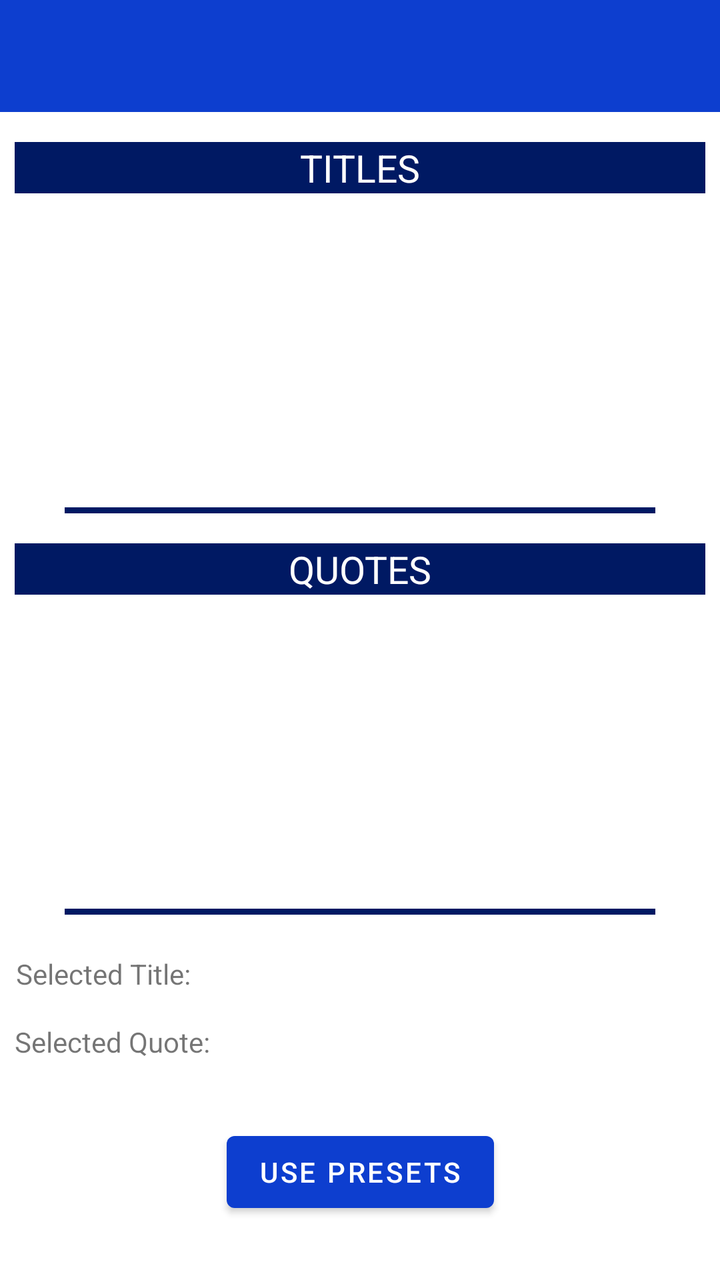
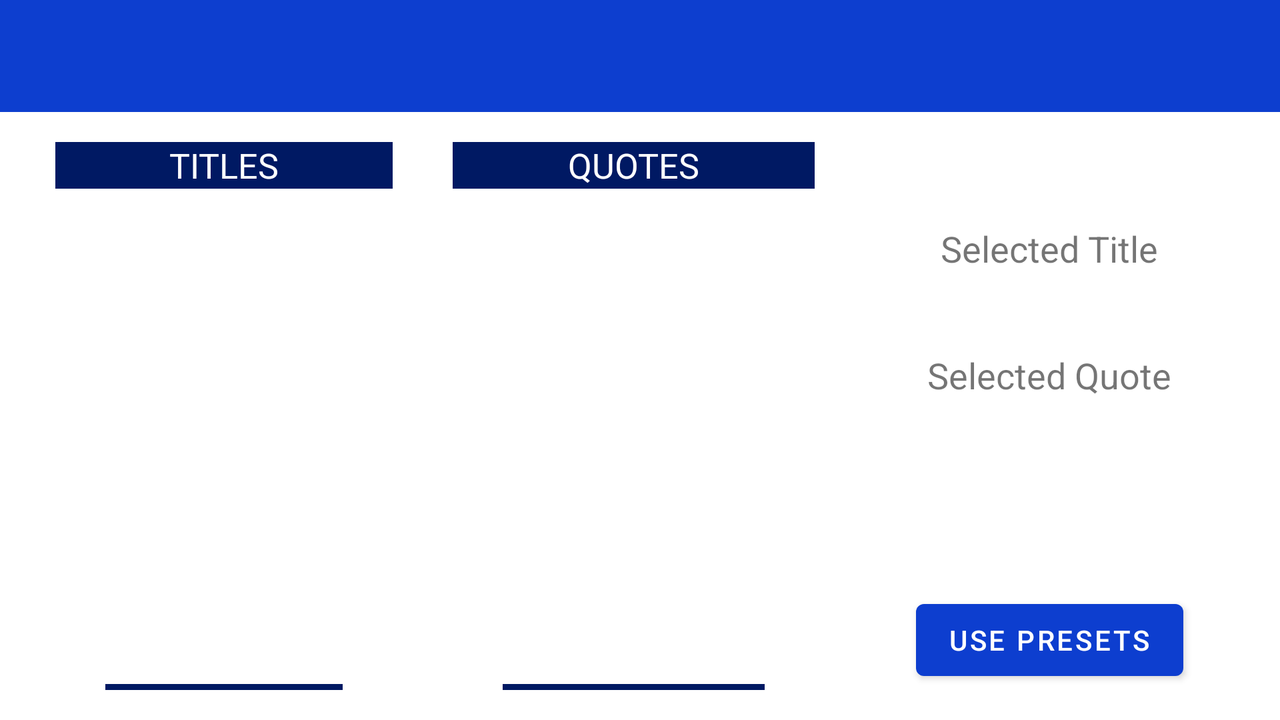

Compare how this app lays out the same screen by default and in its alternative resource folder. The renders come first, then the two layout files and the values they reference.
<!-- AndroidManifest.xml: application theme Theme.PosterGenerator -->
<!-- res/layout/activity_presets.xml -->
<?xml version="1.0" encoding="utf-8"?>
<androidx.drawerlayout.widget.DrawerLayout xmlns:android="http://schemas.android.com/apk/res/android"
    xmlns:app="http://schemas.android.com/apk/res-auto"
    xmlns:tools="http://schemas.android.com/tools"
    android:id="@+id/drawer_layout"
    android:layout_width="match_parent"
    android:layout_height="match_parent"
    android:fitsSystemWindows="true"
    tools:context=".PresetsActivity">

    <androidx.constraintlayout.widget.ConstraintLayout
        android:layout_width="match_parent"
        android:layout_height="match_parent">

        <androidx.appcompat.widget.Toolbar
            android:id="@+id/toolbar"
            android:layout_width="match_parent"
            android:layout_height="?attr/actionBarSize"
            android:layout_alignParentTop="true"
            android:background="?attr/colorPrimary"
            app:layout_constraintStart_toStartOf="parent"
            app:layout_constraintTop_toTopOf="parent" />

        <TextView
            android:id="@+id/textView6"
            style="@style/Heading"
            android:layout_width="0dp"
            android:layout_height="0dp"
            android:layout_marginTop="15dp"
            android:gravity="center"
            android:text="@string/quotes"
            app:autoSizeMaxTextSize="300sp"
            app:autoSizeMinTextSize="8sp"
            app:autoSizeTextType="uniform"
            app:layout_constraintEnd_toStartOf="@+id/guideline3"
            app:layout_constraintHeight_percent="0.04"
            app:layout_constraintStart_toStartOf="@+id/guideline2"
            app:layout_constraintTop_toBottomOf="@+id/recycleViewTitles" />

        <TextView
            android:id="@+id/textView3"
            style="@style/Heading"
            android:layout_width="0dp"
            android:layout_height="0dp"
            android:layout_marginTop="15dp"
            android:gravity="center"
            android:text="@string/titles"
            app:autoSizeMaxTextSize="300sp"
            app:autoSizeMinTextSize="8sp"
            app:autoSizeTextType="uniform"
            app:layout_constraintEnd_toStartOf="@+id/guideline3"
            app:layout_constraintHeight_percent="0.04"
            app:layout_constraintStart_toStartOf="@+id/guideline2"
            app:layout_constraintTop_toBottomOf="@+id/toolbar" />

        <androidx.constraintlayout.widget.Guideline
            android:id="@+id/guideline2"
            android:layout_width="wrap_content"
            android:layout_height="wrap_content"
            android:orientation="vertical"
            app:layout_constraintGuide_percent="0.02" />

        <androidx.constraintlayout.widget.Guideline
            android:id="@+id/guideline3"
            android:layout_width="wrap_content"
            android:layout_height="wrap_content"
            android:orientation="vertical"
            app:layout_constraintGuide_percent="0.98" />

        <TextView
            android:id="@+id/SelectedQuoteView"
            android:layout_width="wrap_content"
            android:layout_height="wrap_content"
            android:layout_marginTop="15dp"
            android:layout_weight="0.25"
            android:text="@string/selected_quote"
            app:layout_constraintStart_toStartOf="@+id/guideline2"
            app:layout_constraintTop_toBottomOf="@+id/SelectedTitleView" />

        <TextView
            android:id="@+id/chosenPresetTitleView"
            android:layout_width="0dp"
            android:layout_height="wrap_content"
            android:layout_marginStart="35dp"
            android:layout_weight="1"
            android:text=""
            app:layout_constraintEnd_toStartOf="@+id/guideline3"
            app:layout_constraintStart_toEndOf="@+id/SelectedTitleView"
            app:layout_constraintTop_toTopOf="@+id/SelectedTitleView" />

        <TextView
            android:id="@+id/SelectedTitleView"
            android:layout_width="wrap_content"
            android:layout_height="wrap_content"
            android:layout_marginStart="8dp"
            android:layout_marginTop="20dp"
            android:layout_weight="0.25"
            android:text="@string/selected_title"
            app:layout_constraintStart_toStartOf="parent"
            app:layout_constraintTop_toBottomOf="@+id/recycleViewQuotes" />

        <TextView
            android:id="@+id/chosenPresetQuoteView"
            android:layout_width="0dp"
            android:layout_height="wrap_content"
            android:layout_weight="1"
            android:text=""
            app:layout_constraintEnd_toStartOf="@+id/guideline3"
            app:layout_constraintStart_toStartOf="@+id/chosenPresetTitleView"
            app:layout_constraintTop_toTopOf="@+id/SelectedQuoteView" />

        <androidx.recyclerview.widget.RecyclerView
            android:id="@+id/recycleViewTitles"
            android:layout_width="0dp"
            android:layout_height="0dp"
            android:background="@drawable/trim"
            app:layout_constraintEnd_toStartOf="@+id/guideline3"
            app:layout_constraintHeight_percent="0.25"
            app:layout_constraintStart_toStartOf="@+id/guideline2"
            app:layout_constraintTop_toBottomOf="@+id/textView3">

        </androidx.recyclerview.widget.RecyclerView>

        <androidx.recyclerview.widget.RecyclerView
            android:id="@+id/recycleViewQuotes"
            android:layout_width="0dp"
            android:layout_height="0dp"
            android:background="@drawable/trim"
            app:layout_constraintEnd_toStartOf="@+id/guideline3"
            app:layout_constraintHeight_percent="0.25"
            app:layout_constraintStart_toStartOf="@+id/guideline2"
            app:layout_constraintTop_toBottomOf="@+id/textView6">

        </androidx.recyclerview.widget.RecyclerView>

        <Button
            android:id="@+id/usePresetButton"
            android:layout_width="wrap_content"
            android:layout_height="wrap_content"
            android:layout_marginBottom="30dp"
            android:onClick="goToMain"
            android:text="@string/use_presets"
            app:layout_constraintBottom_toBottomOf="parent"
            app:layout_constraintEnd_toStartOf="@+id/guideline3"
            app:layout_constraintStart_toStartOf="@+id/guideline2"
            tools:ignore="UsingOnClickInXml" />

    </androidx.constraintlayout.widget.ConstraintLayout>

    <com.google.android.material.navigation.NavigationView
        android:id="@+id/navigation"
        android:layout_width="wrap_content"
        android:layout_height="match_parent"
        android:layout_gravity="start"
        app:menu="@menu/navigation_menu" >

    </com.google.android.material.navigation.NavigationView>
</androidx.drawerlayout.widget.DrawerLayout>
<!-- resources referenced by this layout -->
<resources>
  <!-- drawable trim (drawable-v24) -->
  <?xml version="1.0" encoding="utf-8"?>
  <layer-list xmlns:android="http://schemas.android.com/apk/res/android">
      <item android:right="25dp" android:left="25dp">
          <shape android:shape="rectangle">
              <solid android:color="@color/blue_dark"/>
          </shape>
      </item>
      <item android:bottom="3dp">
          <shape android:shape="rectangle" >
              <solid android:color="@color/white" />
          </shape>
      </item>
  </layer-list>
  <string name="quotes">QUOTES</string>
  <string name="selected_quote">Selected Quote:</string>
  <string name="selected_title">Selected Title:</string>
  <string name="titles">TITLES</string>
  <string name="use_presets">USE PRESETS</string>
  <style name="Heading">
          <item name="android:background">@color/blue_dark</item>
          <item name="android:textColor">@color/white</item>
      </style>
  <style name="Theme.PosterGenerator" parent="Theme.MaterialComponents.Light.NoActionBar">
          
          <item name="colorPrimary">@color/blue</item>
          <item name="colorPrimaryVariant">@color/blue_dark</item>
          <item name="colorOnPrimary">@color/white</item>
          
          <item name="colorSecondary">@color/teal_200</item>
          <item name="colorSecondaryVariant">@color/teal_700</item>
          <item name="colorOnSecondary">@color/black</item>
          
          <item name="android:statusBarColor" tools:targetApi="l">?attr/colorPrimaryVariant</item>
          
          <item name="android:windowAnimationStyle">@null</item>
          <item name="drawerArrowStyle">@style/DrawerArrowStyle</item>
      </style>
  <color name="blue_dark">#001963</color>
  <color name="white">#FFFFFFFF</color>
  <color name="blue">#0D3ECF</color>
  <color name="teal_200">#FF03DAC5</color>
  <color name="teal_700">#FF018786</color>
  <color name="black">#FF000000</color>
  <style name="DrawerArrowStyle" parent="@style/Widget.AppCompat.DrawerArrowToggle">
          <item name="spinBars">true</item>
          <item name="color">@android:color/white</item>
      </style>
</resources>
<!-- res/layout-land/activity_presets.xml (the repository's variant of the layout above) -->
<!-- drawn on the phone turned sideways -->
<?xml version="1.0" encoding="utf-8"?>
<androidx.drawerlayout.widget.DrawerLayout xmlns:android="http://schemas.android.com/apk/res/android"
    xmlns:app="http://schemas.android.com/apk/res-auto"
    xmlns:tools="http://schemas.android.com/tools"
    android:id="@+id/drawer_layout"
    android:layout_width="match_parent"
    android:layout_height="match_parent"
    android:fitsSystemWindows="true"
    tools:context=".PresetsActivity">

    <androidx.constraintlayout.widget.ConstraintLayout
        android:layout_width="match_parent"
        android:layout_height="match_parent">

        <androidx.appcompat.widget.Toolbar
            android:id="@+id/toolbar"
            android:layout_width="match_parent"
            android:layout_height="?attr/actionBarSize"
            android:layout_alignParentTop="true"
            android:background="?attr/colorPrimary"
            app:layout_constraintStart_toStartOf="parent"
            app:layout_constraintTop_toTopOf="parent" />

        <TextView
            android:id="@+id/textView6"
            style="@style/Heading"
            android:layout_width="0dp"
            android:layout_height="0dp"
            android:layout_marginStart="15dp"
            android:layout_marginEnd="15dp"
            android:gravity="center"
            android:text="@string/quotes"
            app:autoSizeMaxTextSize="300sp"
            app:autoSizeMinTextSize="8sp"
            app:autoSizeTextType="uniform"
            app:layout_constraintEnd_toStartOf="@+id/guideline9"
            app:layout_constraintHeight_percent="0.065"
            app:layout_constraintHorizontal_bias="0.595"
            app:layout_constraintStart_toStartOf="@+id/guideline11"
            app:layout_constraintTop_toTopOf="@+id/textView3" />

        <androidx.recyclerview.widget.RecyclerView
            android:id="@+id/recycleViewQuotes"
            android:layout_width="0dp"
            android:layout_height="0dp"
            android:layout_marginBottom="15dp"
            android:background="@drawable/trim"
            app:layout_constraintBottom_toBottomOf="parent"
            app:layout_constraintEnd_toEndOf="@+id/textView6"
            app:layout_constraintStart_toStartOf="@+id/textView6"
            app:layout_constraintTop_toBottomOf="@+id/textView6">

        </androidx.recyclerview.widget.RecyclerView>

        <TextView
            android:id="@+id/textView3"
            style="@style/Heading"
            android:layout_width="0dp"
            android:layout_height="0dp"
            android:layout_marginStart="15dp"
            android:layout_marginTop="15dp"
            android:layout_marginEnd="15dp"
            android:gravity="center"
            android:text="@string/titles"
            app:autoSizeMaxTextSize="300sp"
            app:autoSizeMinTextSize="8sp"
            app:autoSizeTextType="uniform"
            app:layout_constraintEnd_toStartOf="@+id/guideline11"
            app:layout_constraintHeight_percent="0.065"
            app:layout_constraintStart_toStartOf="@+id/guideline2"
            app:layout_constraintTop_toBottomOf="@+id/toolbar" />

        <androidx.constraintlayout.widget.Guideline
            android:id="@+id/guideline2"
            android:layout_width="wrap_content"
            android:layout_height="wrap_content"
            android:orientation="vertical"
            app:layout_constraintGuide_percent="0.02" />

        <androidx.constraintlayout.widget.Guideline
            android:id="@+id/guideline9"
            android:layout_width="wrap_content"
            android:layout_height="wrap_content"
            android:orientation="vertical"
            app:layout_constraintGuide_percent="0.66" />

        <androidx.constraintlayout.widget.Guideline
            android:id="@+id/guideline11"
            android:layout_width="wrap_content"
            android:layout_height="wrap_content"
            android:orientation="vertical"
            app:layout_constraintGuide_percent="0.33" />

        <androidx.constraintlayout.widget.Guideline
            android:id="@+id/guideline3"
            android:layout_width="wrap_content"
            android:layout_height="wrap_content"
            android:orientation="vertical"
            app:layout_constraintGuide_percent="0.98" />

        <TextView
            android:id="@+id/SelectedTitleView"
            android:layout_width="wrap_content"
            android:layout_height="wrap_content"
            android:layout_marginTop="56dp"
            android:layout_weight="0.25"
            android:text="@string/selected_title_nc"
            android:textSize="18sp"
            app:layout_constraintEnd_toStartOf="@+id/guideline3"
            app:layout_constraintStart_toStartOf="@+id/guideline9"
            app:layout_constraintTop_toBottomOf="@+id/toolbar" />

        <TextView
            android:id="@+id/chosenPresetTitleView"
            android:layout_width="0dp"
            android:layout_height="wrap_content"
            android:layout_marginStart="15dp"
            android:layout_marginTop="10dp"
            android:layout_marginEnd="15dp"
            android:layout_weight="1"
            android:gravity="center"
            android:text=""
            app:layout_constraintEnd_toStartOf="@+id/guideline3"
            app:layout_constraintStart_toStartOf="@+id/guideline9"
            app:layout_constraintTop_toBottomOf="@+id/SelectedTitleView" />

        <TextView
            android:id="@+id/SelectedQuoteView"
            android:layout_width="wrap_content"
            android:layout_height="wrap_content"
            android:layout_marginTop="10dp"
            android:layout_weight="0.25"
            android:text="@string/selected_quote_nc"
            android:textSize="18sp"
            app:layout_constraintEnd_toEndOf="@+id/SelectedTitleView"
            app:layout_constraintStart_toStartOf="@+id/SelectedTitleView"
            app:layout_constraintTop_toBottomOf="@+id/chosenPresetTitleView" />

        <TextView
            android:id="@+id/chosenPresetQuoteView"
            android:layout_width="0dp"
            android:layout_height="wrap_content"
            android:layout_marginTop="10dp"
            android:layout_weight="1"
            android:text=""
            app:layout_constraintEnd_toEndOf="@+id/chosenPresetTitleView"
            app:layout_constraintStart_toStartOf="@+id/chosenPresetTitleView"
            app:layout_constraintTop_toBottomOf="@+id/SelectedQuoteView" />

        <androidx.recyclerview.widget.RecyclerView
            android:id="@+id/recycleViewTitles"
            android:layout_width="0dp"
            android:layout_height="0dp"
            android:layout_marginBottom="15dp"
            android:background="@drawable/trim"
            app:layout_constraintBottom_toBottomOf="parent"
            app:layout_constraintEnd_toEndOf="@+id/textView3"
            app:layout_constraintStart_toStartOf="@+id/textView3"
            app:layout_constraintTop_toBottomOf="@+id/textView3">

        </androidx.recyclerview.widget.RecyclerView>

        <Button
            android:id="@+id/usePresetButton"
            android:layout_width="wrap_content"
            android:layout_height="wrap_content"
            android:layout_marginBottom="16dp"
            android:onClick="goToMain"
            android:text="@string/use_presets"
            app:layout_constraintBottom_toBottomOf="parent"
            app:layout_constraintEnd_toStartOf="@+id/guideline3"
            app:layout_constraintStart_toStartOf="@+id/guideline9"
            tools:ignore="UsingOnClickInXml" />

    </androidx.constraintlayout.widget.ConstraintLayout>

    <com.google.android.material.navigation.NavigationView
        android:id="@+id/navigation"
        android:layout_width="wrap_content"
        android:layout_height="match_parent"
        android:layout_gravity="start"
        app:menu="@menu/navigation_menu">

    </com.google.android.material.navigation.NavigationView>
</androidx.drawerlayout.widget.DrawerLayout>
<!-- resources referenced by the variant -->
<!-- as the phone turned sideways resolves them -->
<resources>
  <!-- drawable trim (drawable-v24) -->
  <?xml version="1.0" encoding="utf-8"?>
  <layer-list xmlns:android="http://schemas.android.com/apk/res/android">
      <item android:right="25dp" android:left="25dp">
          <shape android:shape="rectangle">
              <solid android:color="@color/blue_dark"/>
          </shape>
      </item>
      <item android:bottom="3dp">
          <shape android:shape="rectangle" >
              <solid android:color="@color/white" />
          </shape>
      </item>
  </layer-list>
  <string name="quotes">QUOTES</string>
  <string name="selected_quote_nc">Selected Quote</string>
  <string name="selected_title_nc">Selected Title</string>
  <string name="titles">TITLES</string>
  <string name="use_presets">USE PRESETS</string>
  <style name="Heading">
          <item name="android:background">@color/blue_dark</item>
          <item name="android:textColor">@color/white</item>
      </style>
  <style name="Theme.PosterGenerator" parent="Theme.MaterialComponents.Light.NoActionBar">
          
          <item name="colorPrimary">@color/blue</item>
          <item name="colorPrimaryVariant">@color/blue_dark</item>
          <item name="colorOnPrimary">@color/white</item>
          
          <item name="colorSecondary">@color/teal_200</item>
          <item name="colorSecondaryVariant">@color/teal_700</item>
          <item name="colorOnSecondary">@color/black</item>
          
          <item name="android:statusBarColor" tools:targetApi="l">?attr/colorPrimaryVariant</item>
          
          <item name="android:windowAnimationStyle">@null</item>
          <item name="drawerArrowStyle">@style/DrawerArrowStyle</item>
      </style>
  <color name="blue_dark">#001963</color>
  <color name="white">#FFFFFFFF</color>
  <color name="blue">#0D3ECF</color>
  <color name="teal_200">#FF03DAC5</color>
  <color name="teal_700">#FF018786</color>
  <color name="black">#FF000000</color>
  <style name="DrawerArrowStyle" parent="@style/Widget.AppCompat.DrawerArrowToggle">
          <item name="spinBars">true</item>
          <item name="color">@android:color/white</item>
      </style>
</resources>
